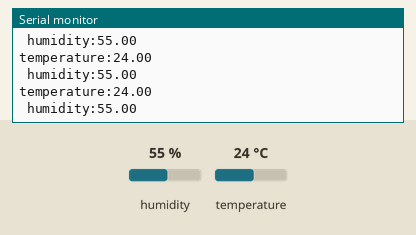
Recording of a sketch running on a simulated Arduino Uno, built with avr-gcc and run on an emulated ATmega328P. Shown: the last lines printed to the serial monitor. Inputs (shaded band) come from the test bench; at power-on: humidity 55 %, temperature 24 °C.

Above: at 1.2 s.
1.3 s: humidity set to 22 %
At 1.39 s:
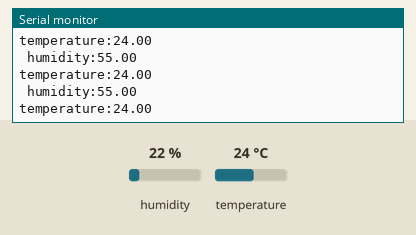
2.8 s: temperature set to 12 °C
At 2.88 s:
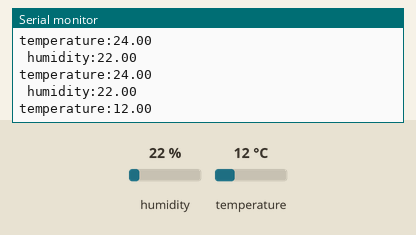
4.3 s: humidity set to 40 %
At 4.36 s:
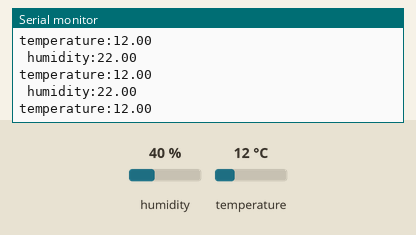
Timing chart, 0 to 7.3 s (numbered marks = the images above; inputs shaded):
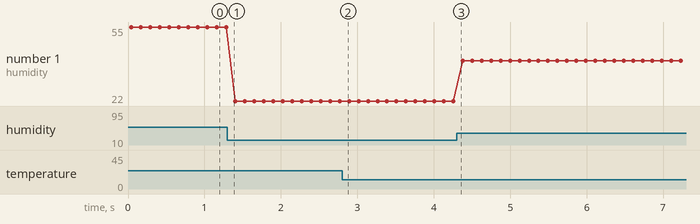

Measured:
- after the input at 2.8 s, the serial monitor: prints a new line after 0.07 s (image 2)
- plotted number 1: 55 → 22 after the input at 1.3 s, 22 → 40 after the input at 4.3 s

The sketch:

Dht11Sensor.ino
```cpp
#include <DHT11.h>   // DHT11 (외부)

#define DHT 4
DHT11 dht11(DHT);

void setup() {

  Serial.begin(9600);


}

void loop() {

  int err;
  float temp, humi;
  if((err=dht11.read(humi, temp))==0)
  {
    Serial.println("temperature:" + String(temp));
    Serial.println(" humidity:" +String(humi));
  }
  else
  {
    Serial.println("Error No :" +String(err));
  }
  delay(100); //delay for reread

}
```
